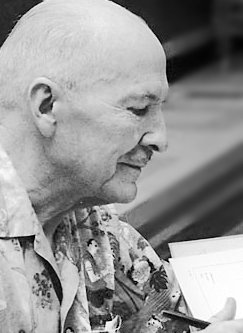
%> input picture Heinlein.jpg, 243 x 333 px
$ octave main.m   (GNU Octave 9; MATLAB toolbox functions it lacks are replaced by stand-ins)
%> lines starting %> are read from the running program, lines starting %| are printed output that depends on the picture; in (x1, y1, x2, y2) boxes, pixels count from 0 and x2, y2 are one past the last pixel; in counts of white or black regions, pixels touching at a corner belong together; the program's own positions count from 1
%> further down, heinlein_image is the input picture: size 333x243 uint8; min 0, max 255, mean 148
### non_uniform_grid.m
function result = non_uniform_grid(img)
	[rw col] = size(img);
%> rw = 255; col = 255

	centRow = rw - 2 * ceil(rw * 0.07) - 2 * ceil(rw * 0.02) - 2 * ceil(rw * 0.03) - 2 * ceil(rw * 0.04) - 2 * ceil(rw * 0.09) - 2 * ceil(rw * 0.1);
%> centRow = 71

	wgtRow = [floor(centRow / 2) ceil(rw * 0.1) ceil(rw * 0.09) ceil(rw * 0.04) ceil(rw * 0.03) ...
        ceil(rw * 0.02) ones(1,ceil(rw * 0.07)) 1 ones(1,ceil(rw * 0.07)) ceil(rw * 0.02) ...
        ceil(rw * 0.03) ceil(rw * 0.04) ceil(rw * 0.09) ceil(rw * 0.1) floor(centRow / 2)];

	grRow = [ones(1,ceil(rw * 0.07)) 1 ceil(rw * 0.02) ceil(rw * 0.03) ceil(rw * 0.04) ...
        ceil(rw * 0.09) ceil(rw * 0.1) centRow ceil(rw * 0.1) ceil(rw * 0.09) ceil(rw * 0.04) ...
        ceil(rw * 0.03) ceil(rw * 0.02) 1 ones(1,ceil(rw * 0.07)) ];

	centCol = col - 2 * ceil(col * 0.07) - 2 * ceil(col * 0.02) - 2 * ceil(col * 0.03) - 2 * ceil(col * 0.04) - 2 * ceil(col * 0.09) - 2 * ceil(col * 0.1);
%> centCol = 71

	wgtCol =[floor(centCol / 2) ceil(col * 0.1) ceil(col * 0.09) ceil(col * 0.04) ceil(col * 0.03) ...
        ceil(col * 0.02) ones(1,ceil(col * 0.07)) 1 ones(1,ceil(col * 0.07)) ceil(col * 0.02) ...
		ceil(col * 0.03) ceil(col * 0.04) ceil(col * 0.09) ceil(col * 0.1) floor(centCol / 2)];

	grCol = [ones(1,ceil(col * 0.07)) 1 ceil(col * 0.02) ceil(col * 0.03) ceil(col * 0.04) ...
        ceil(col * 0.09) ceil(col * 0.1) centCol ceil(col * 0.1) ceil(col * 0.09) ceil(col * 0.04)...
		ceil(col * 0.03) ceil(col * 0.02) 1 ones(1,ceil(col * 0.07)) ];

	grd=grRow' * grCol;
	C=mat2cell(img,wgtRow,wgtCol);
%> C = 2401 items

	grH = length(wgtRow);
%> grH = 49
	grW = length(wgtCol);
%> grW = 49
	result = zeros(grH, grW);
	for m = 1:grH
		for n = 1:grW
		    result(m,n) = (1/(grH * grW)) * mean(mean(C{m,n})) * (max(max(grd)) + 5 - grd(m,n));
		end
	end
end

### cepstrum_2d.m
function result = cepstrum_2d( img )
	% 	cepstrum_2d takes 2-D Cepstrum of a given signal.
	%   signal--->2D DTFT--->nonuniform grid and
	%   weighting--->abs()--->log()--->2D DTFT

	temp = fftshift(fft2(img, 255, 255)); % 2-D DTFT
	temp2 = non_uniform_grid(temp);  % Non-uniform grid and weigting
	temp3 = log(abs(temp2));
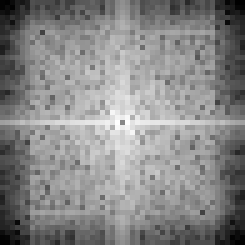
%> temp3: size 49x49 double (shown 5 times larger); min 4.57, max 14.51, mean 9.84; drawn with min black and max white
	result = fftshift(ifft2(ifftshift(temp3))); % Inverse DTFT
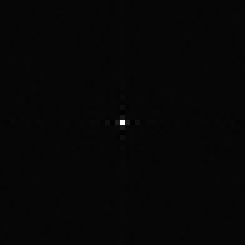
%> result: size 49x49 double (shown 5 times larger); min -0.255, max 9.84, mean 0.00409; drawn with min black and max white
	[m,n] = size(result);
%> m = 49; n = 49
	result(ceil(m / 2),ceil(n / 2)) = 1; %eliminating DC term
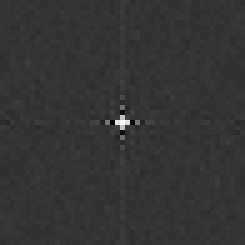
%> result: size 49x49 double (shown 5 times larger); 0.04% of pixels changed, all inside (x1, y1, x2, y2) = (24, 24, 25, 25); drawn with min black and max white
end

### main.m
heinlein_image = imread('Heinlein.jpg');
cepstrum_features = cepstrum_2d(heinlein_image);
